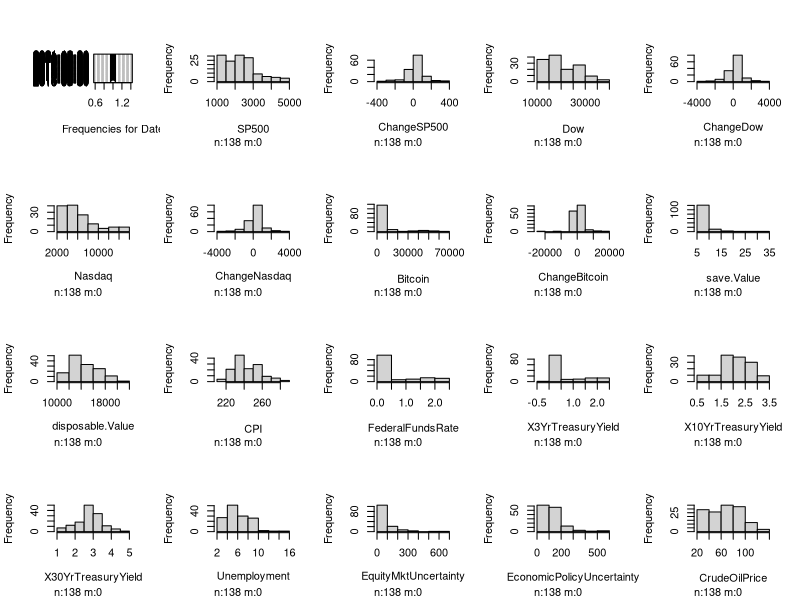
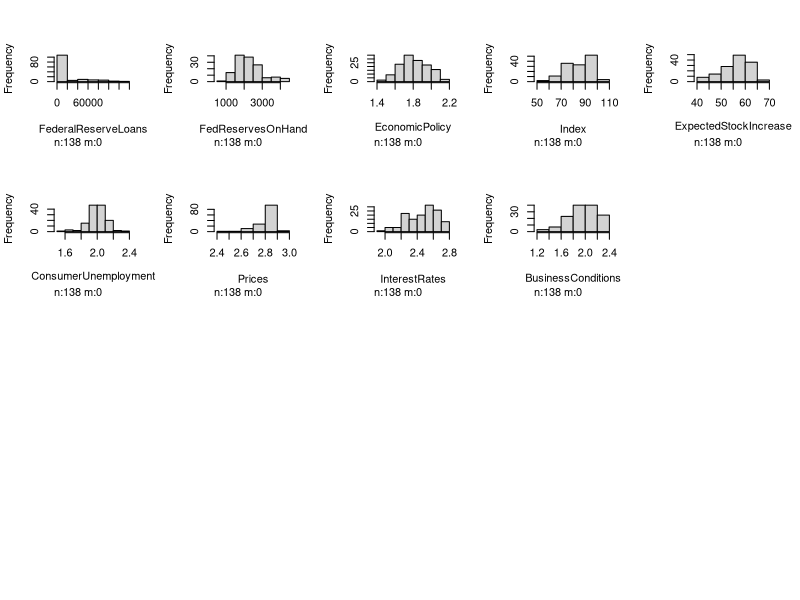

Write the R code that produced these figures, in order. (Note: this script raises an error after producing the figures.)
## ---- chunk 1
knitr::opts_chunk$set(echo = TRUE)
## ---- chunk 2
install.packages("dplyr")
library(dplyr)
install.packages("caret")
library(caret)
install.packages("Hmisc")
library(Hmisc)
## ---- chunk 3
Data <- read.csv("BitcoinData.csv", header = TRUE, sep = ",")
VarSelection <- Data[11:148,]
## ---- chunk 4
summary(VarSelection)
## ---- chunk 5
hist.data.frame(VarSelection)
## ---- chunk 6
x <- VarSelection %>% 
  select(-c(Date,Dow,SP500,Nasdaq,Bitcoin,ChangeDow,ChangeSP500,ChangeNasdaq,ChangeBitcoin))

# Scale data
BitcoinLasso <- preProcess(x, method = c("center", "scale"))
x <- predict(BitcoinLasso, x)

BitcoinLasso <- data.frame(cbind(x,Lasso$ChangeBitcoin))
names(BitcoinLasso)[names(BitcoinLasso)== "Lasso.ChangeBitcoin"] <- "ChangeBitcoin"

## ---- chunk 7
index <- createDataPartition(BitcoinLasso$ChangeBitcoin, p=0.85, list=FALSE)

BitcoinTrain <- BitcoinLasso[index,]
BitcoinTest <- BitcoinLasso[-index,]
## ---- chunk 8
Lasso_bit <- train(ChangeBitcoin ~ ., data = BitcoinTrain, method = "glmnet", 
                   tuneGrid = expand.grid(alpha = 1, lambda = 1))

## ---- chunk 9
data.frame(as.data.frame.matrix(coef(Lasso_bit$finalModel, Lasso_bit$bestTune$lambda)))

## ---- chunk 10
RF <- VarSelection %>% 
  select(-c(Date,Dow,SP500,Nasdaq,Bitcoin,ChangeDow,ChangeSP500,ChangeNasdaq))

index <- createDataPartition(RF$ChangeBitcoin, p=0.85, list=FALSE)

BitcoinTrainRF <- RF[index,]
BitcoinTestRF <- RF[-index,]

## ---- chunk 11
trctrl = trainControl(method = "repeatedcv")

RF_bit = train(ChangeBitcoin ~ ., data = BitcoinTrainRF, method = "rf", trControl = trctrl,
               ntree = 25,importance = TRUE)

ImportanceReg = varImp(RF_bit)
plot(ImportanceReg)
ImportanceReg
